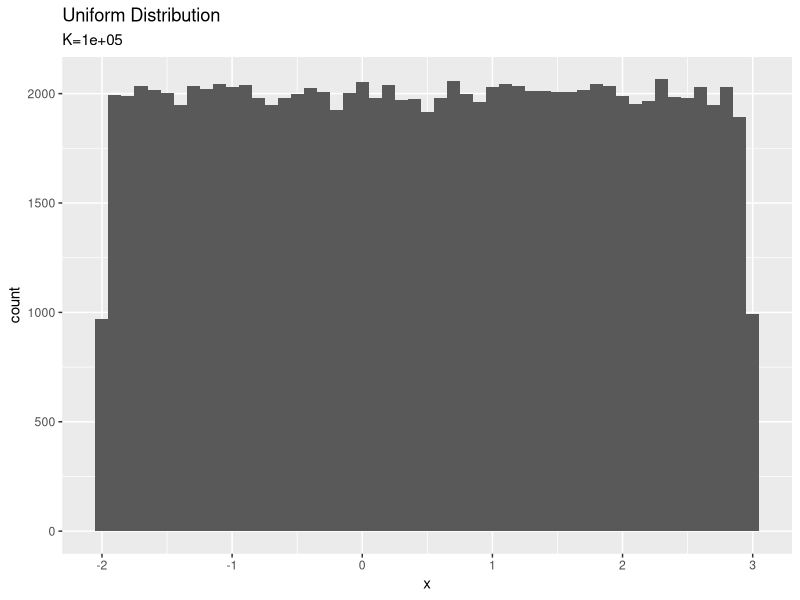
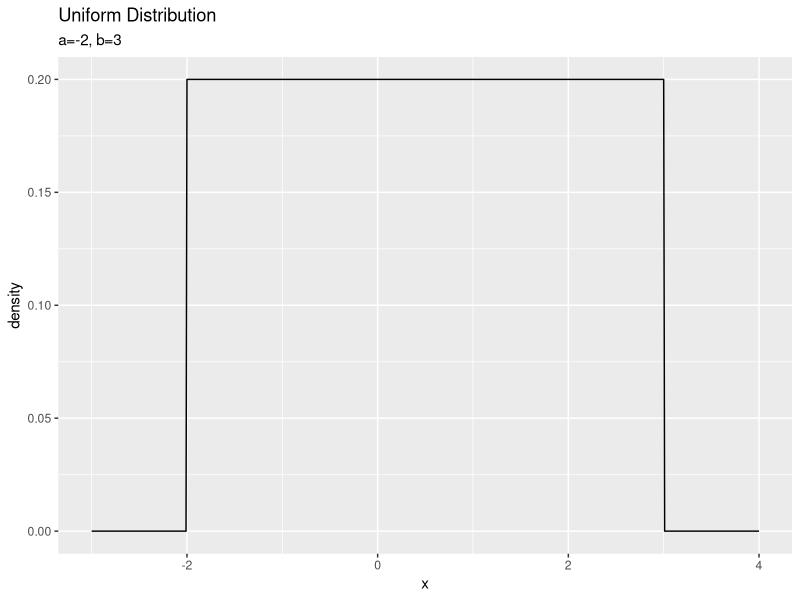
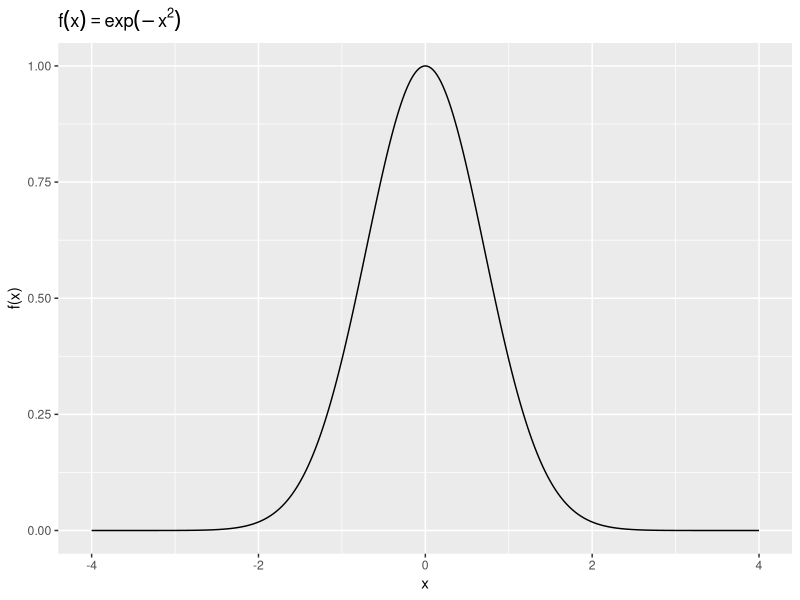
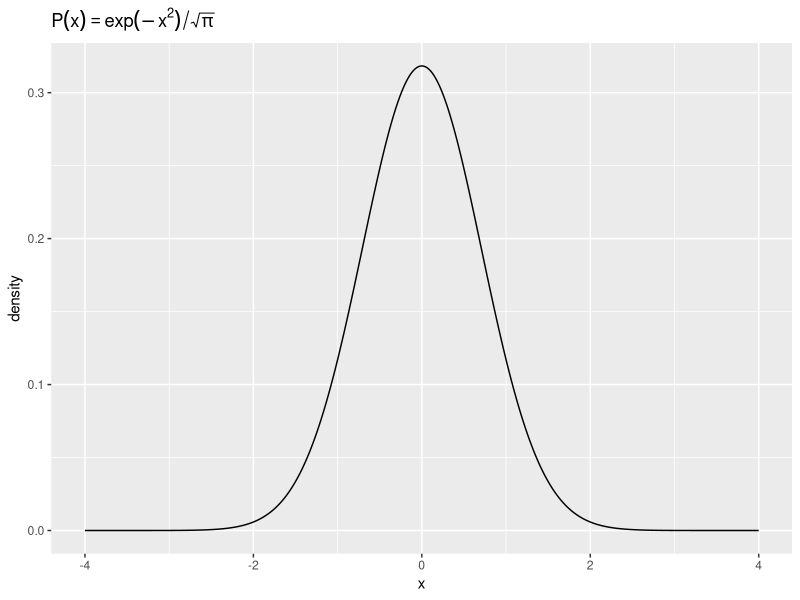
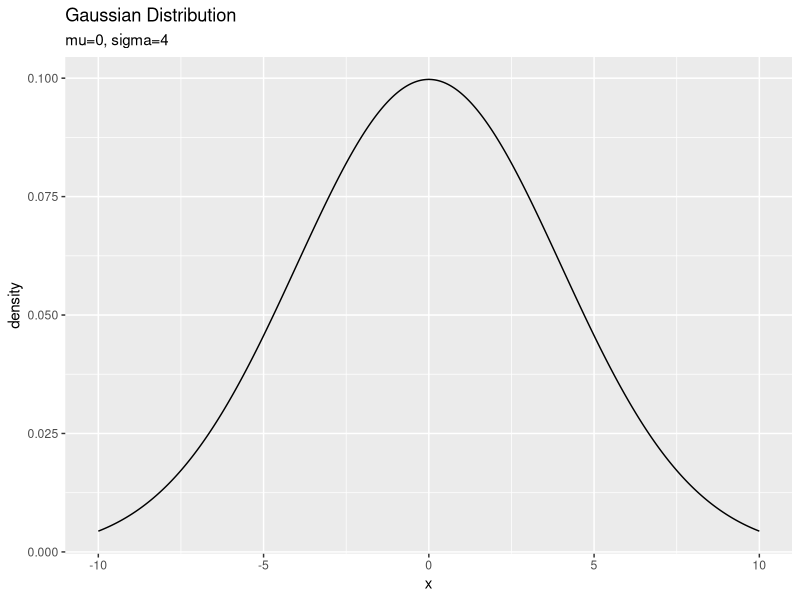

Generate these figures, in order, with R: (Note: this script raises an error after producing the figures.)

# Chapter 2 そもそもモンテカルロ法とは -------------------------------------------------

# 利用パッケージ
library(tidyverse)
library(gganimate)


# 2.1 そもそも乱数とは ------------------------------------------------------------

# 2.1.1 一様乱数 -------------------------------------------------------

# 乱数の個数を指定
K <- 100000

# 一様分布の最小値を指定
a <- -2

# 一様分布の最大値を指定
b <- 3

# 一様乱数をデータフレームに格納
uniform_df <- tibble(
  x = runif(n = K, min = a, max = b) # 乱数を生成
)

# ヒストグラムをプロット
ggplot(uniform_df, aes(x = x)) + 
  geom_histogram(binwidth = 0.1) + 
  labs(title = "Uniform Distribution", 
       subtitle = paste0("K=", K))


# x軸の値と対応する確率密度をデータフレームに格納
uniform_df <- tibble(
  x = seq(a - 1, b + 1, 0.01), # x軸の描画範囲
  P_x = dunif(x = x, min = a, max = b) # 確率密度を計算
)

# 一様分布をプロット
ggplot(uniform_df, aes(x = x, y = P_x)) + 
  geom_line() + # 折れ線グラフ
  labs(title = "Uniform Distribution", 
       subtitle = paste0("a=", a, ", b=", b), 
       y = "density")


# 2.1.2 ガウス乱数(正規乱数) -------------------------------------------------------

### 図2.1 ガウス関数 -----

# ガウス乱数をデータフレームに格納
gaussian_function_df <- tibble(
  x = seq(-4, 4, 0.01), 
  f_x = exp(-x^2)
)

# ガウス関数をプロット
ggplot(gaussian_function_df, aes(x = x, y = f_x)) + 
  geom_line() + 
  labs(title = expression(f(x) == exp(-x^2)), 
       y = "f(x)", x = "x")


### ガウス分布:(平均0,標準偏差1/√2)

# 作図用のデータフレームを作成
gaussian_distribution_df <- tibble(
  x = seq(-4, 4, 0.01), 
  P_x = exp(-x^2) / pi
)

# ガウス分布をプロット
ggplot(gaussian_distribution_df, aes(x = x, y = P_x)) + 
  geom_line() + 
  labs(title = expression(P(x) == exp(-x^2) / sqrt(pi)), 
       y = "density", x = "x")


### 図2.2 ガウス分布:(平均mu,標準偏差sigma) -----

# パラメータを指定
mu <- 0
sigma <- 4

# 作図用のデータフレームを作成
gaussian_distribution_df <- tibble(
  x = seq(-10, 10, 0.01), 
  C_N = sqrt(2 * pi) * sigma, # 規格化定数
  P_x = exp(-(x - mu)^2 / (2 * sigma^2)) / C_N, # 確率密度
  #P_x = dnorm(x = x, mean = mu, sd = sigma) # 確率密度
)

# ガウス分布をプロット
ggplot(gaussian_distribution_df, aes(x = x, y = P_x)) + 
  geom_line() + 
  labs(title = "Gaussian Distribution", 
       subtitle = paste0("mu=", mu, ", sigma=", sigma),
       y = "density", x = "x")


### 図2.3 中心極限定理 -----

# 一様分布の範囲を指定
a <- -0.5
b <- 0.5

# 誤差の種類数を指定
K <- 100

# 誤差を生成
sum_error <- 0 # 変数を初期化
for(k in 1:K) {
  # 一様乱数生成
  k_error <- runif(n = 1000000, min = -a, max = b)
  
  # 誤差を加算
  sum_error <- sum_error + k_error
}

# 作図用のデータフレームを作成
error_df = tibble(
  error = sum_error
)

# for()無しver
error_df <- runif(n = 1000000 * K, min = a, max = b) %>% 
  matrix(ncol = K) %>% 
  rowSums() %>% 
  tibble(error = .)

# ヒストグラムをプロット
ggplot(error_df, aes(x = error / sqrt(K))) + 
  geom_histogram(binwidth = 0.1) + 
  labs(subtitle = (paste0("K=", K)), 
       x = expression(x / K^0.5))


### アニメーション -----

# 一様分布の範囲を指定
a <- -0.5
b <- 0.5

# 誤差の種類を指定
K <- 100

# 作図用のデータフレームを作成
error_animation_df <- tibble() # 変数を初期化
for(k in 1:K) {
  # k種類の誤差を加算
  tmp_df <- (runif(n = 10000 * k, min = a, max = b) / sqrt(k)) %>% # (x / √K)としている
    matrix(ncol = k) %>% 
    rowSums() %>% 
    tibble(
      error = ., 
      k = as.factor(k)
    )
  
  # 計算結果を結合
  error_animation_df <- rbind(error_animation_df, tmp_df)
}

# 作図
error_animation <- ggplot(error_animation_df, aes(x = error)) + 
  geom_histogram(binwidth = 0.1) + 
  gganimate::transition_manual(k) + # フレーム
  labs(subtitle = "K={current_frame}", 
       x = expression(x / K^0.5))

# gif画像を作成
gganimate::animate(error_animation, nframes = K, fps = 5)


# 2.2 一様乱数を用いた積分 ----------------------------------------------------------

# 2.2.1 一様乱数を用いた円周率の計算 ----------------------------------------------------

### 図2.4 扇形の面積の求め方 -----

# 扇形のラインのデータフレームを作成
circle_df <- tibble(
  x = seq(0, 1, 0.01), 
  y = sqrt(1 - x^2)
)

# 扇形のラインを作図
ggplot(circle_df, aes(x = x, y = y)) + 
  geom_line() + 
  coord_fixed() + # 縦横比を固定
  labs(title = expression(x^2 + y^2 == 1))


# 繰り返し回数を指定
K <- 1000

# 変数を初期化
n_in <- 0
sample_x <- NULL
sample_y <- NULL

# Main loop
for(k in 1:K) {
  # 乱数を生成
  x <- runif(n = 1, min = 0, max = 1)
  y <- runif(n = 1, min = 0, max = 1)
  
  # サンプルを記録
  sample_x <- c(sample_x, x)
  sample_y <- c(sample_y, y)
  
  # 扇形内のサンプルをカウント
  if(x^2 + y^2 < 1) { # 乱数が扇の中のとき
    n_in <- n_in + 1
  }
  
  # 途中経過を表示
  print(paste0("iteration: ", k, ", rate: ", round(n_in / k, 3)))
}

# 乱数をデータフレームに格納
sample_df <- tibble(
  x = sample_x, 
  y = sample_y, 
  label = dplyr::if_else(
    x^2 + y^2 < 1, true = "in", false = "out"
  )
)

# サンプルを確認
ggplot() + 
  geom_line(data = circle_df, aes(x = x, y = y), size = 1) + # 扇形のライン
  geom_point(data = sample_df, aes(x = x, y = y, color = label)) + # 乱数の散布図
  coord_fixed() + # 縦横比を固定
  labs(title = expression(x^2 + y^2 < 1), 
       subtitle = paste0("K=", K, ", N_in=", n_in))


### 図2.5 扇形の面積の推移 -----

# 繰り返し回数を指定
K <- 1000

# シミュレーション回数を指定
n_simu <- 100

# シミュレーション
res_df <- tibble() # 変数を初期化
for(s in 1:n_simu) {
  # Main loopの処理
  tmp_df <- tibble(
    x = runif(n = K, min = 0, max = 1), 
    y = runif(n = K, min = 0, max = 1), 
    label = dplyr::if_else(
      x^2 + y^2 < 1, true = TRUE, false = FALSE
    ), # 扇形の中か判定
    k = 1:K, # 繰り返し回数
    simulation = as.factor(s) # 何回目のシミュレーションか
  ) %>% 
    dplyr::mutate(rate_in = cumsum(label) / k) # k回目におけるin率を計算
  
  # 結果を結合
  res_df <- rbind(res_df, tmp_df)
  
  # 途中経過を表示
  print(paste0(
    "simulation: ", s, ", E: ", round(tmp_df[["rate_in"]][K], 3)
  ))
}

# 推移をプロット
ggplot(res_df, aes(x = k, y = rate_in, color = simulation)) + 
  geom_line(alpha = 0.5) + # 面積(in率)の推移
  geom_hline(aes(yintercept = pi / 4), linetype = "dashed") + # 真の面積
  theme(legend.position = "none") + # 凡例
  labs(title = expression(N[("in")] / K), 
       subtitle = paste0("simulation:", n_simu), 
       y = "rate")


# 2.2.2 一様乱数を用いた定積分 ----------------------------------------------------

### 図2.6 扇形の面積 -----

# 繰り返し回数を指定
K <- 1000

# 積分する範囲を指定
a <- 0
b <- 1

# シミュレーション回数を指定
n_simu <- 100

# シミュレーション
res_df <- tibble() # 初期化
for(s in 1:n_simu) {
  # Main loopの処理
  tmp_df <- tibble(
    x = runif(n = K, min = a, max = b), # 乱数を生成
    f_x = sqrt(1 - x^2), 
    k = 1:K, # 繰り返し回数
    simulation = as.factor(s) # 何回目のシミュレーションか
  ) %>% 
    dplyr::mutate(E_f_x = cumsum(f_x) / k) # 平均値を計算
  
  # 結果を結合
  res_df <- rbind(res_df, tmp_df)
  
  # 途中経過を表示
  print(paste0(
    "simulation: ", s, ", E: ", round(tmp_df[["E_f_x"]][K], 3)
  ))
}

# 推移をプロット
ggplot(res_df, aes(x = k, y = E_f_x, color = simulation)) + 
  geom_line(alpha = 0.5) + # 面積の推移
  geom_hline(aes(yintercept = pi / 4), linetype = "dashed") + # 真の値
  theme(legend.position = "none") + # 凡例
  labs(title = expression(f(x) == sqrt(1 - x^2)), 
       subtitle = paste0("a=", a, ", b=", b, ", simulation:", n_simu), 
       y = "E[f(x)]")


# 2.2.3 ガウス積分 -------------------------------------------------------------

### 図2.7 ガウス分布の積分値 -----

# 積分範囲を指定
a = 2

# ガウス分布のデータフレームを作成
gaussian_distribution_df <- tibble(
  x = seq(-a, a, 0.01), # x軸の描画範囲
  P_x = exp(-x^2 / 2) / sqrt(2 * pi) # 確率密度
)

# ガウス分布をプロット
ggplot(gaussian_distribution_df, aes(x = x, y = P_x)) + 
  geom_line() + 
  labs(title = "Gaussian Distribution", 
       subtitle = expression(paste(mu == 0, ", ", sigma == 1)), 
       y = "density")


# 繰り返し回数を指定
K <- 1000

# シミュレーション回数を指定
n_simu <- 100

# シミュレーション
res_df <- tibble() # 初期化
for(s in 1:n_simu) {
  # Main loopの処理
  tmp_df <- tibble(
    x = runif(n = K, min = -a, max = a), # 乱数を生成
    #P_x = exp(-x^2 / 2) / sqrt(2 * pi), # 確率密度
    P_x = dnorm(x = x, mean = 0, sd = 1), # 確率密度
    k = 1:K, # 繰り返し番号
    simulation = as.factor(s) # シミュレーション番号
  ) %>% 
    dplyr::mutate(E_P_x = cumsum(P_x) / k) # 平均値を計算
  
  # 結果を結合
  res_df <- rbind(res_df, tmp_df)
  
  # 途中経過を表示
  print(paste0(
    "simulation: ", s, ", E: ", round(tmp_df[["E_P_x"]][K], 3)
  ))
}

# 推移をプロット
ggplot(res_df, aes(x = k, y = E_P_x * 2 * a, color = simulation)) + 
  geom_line(alpha = 0.5) + # 積分値の推移
  geom_hline(aes(yintercept = 1), linetype = "dashed") + # 真の値
  ylim(c(0, 4)) + # y軸の表示範囲
  theme(legend.position = "none") + # 凡例
  labs(title = expression(f(x) == N(x, mu == 0, sigma == 1)), 
       subtitle = paste0("a=", a), 
       y = "E[f(x)]")


# 2.3 期待値と積分 --------------------------------------------------------------

# 繰り返し回数を指定
K <- 1000

# シミュレーション回数を指定
n_simu <- 100

# シミュレーション
res_df <- tibble() # 初期化
for(s in 1:n_simu) {
  # Main loopの処理
  tmp_df <- tibble(
    x = runif(n = K, min = 0, max = 1), # 乱数を生成
    y = runif(n = K, min = 0, max = 1), # 乱数を生成
    label = dplyr::if_else(
      x^2 + y^2 < 1, true = TRUE, false = FALSE
    ), # 扇形の中か判定
    f_xy = dplyr::if_else(
      label == TRUE, true = sqrt(1 - x^2 - y^2), false = 0
    ), # 扇形の中のとき面積を計算:式(2.9)
    k = 1:K, # 繰り返し番号
    simulation = as.factor(s) # シミュレーション番号
  ) %>% 
    dplyr::mutate(n_in = cumsum(label)) %>% # 扇形の中の数
    dplyr::mutate(E_f_xy = cumsum(f_xy) / n_in) # zの平均値を計算
  
  # 結果を結合
  res_df <- rbind(res_df, tmp_df)
  
  # 途中経過を表示
  print(paste0(
    "simulation: ", s, ", E: ", round(tmp_df[["E_f_xy"]][K], 3)
  ))
}

# 推移をプロット
ggplot(res_df, aes(x = k, y = E_f_xy * 2 * pi, color = simulation)) + 
  geom_line(alpha = 0.5) + # 体積の推移
  geom_hline(aes(yintercept = 4 * pi / 3), linetype = "dashed") + # 真の体積
  theme(legend.position = "none") + # 凡例
  labs(title = expression(f(x, y) == 2 * pi * sqrt(1 - x^2 - y^2)), 
       subtitle = paste0("simulation: ", n_simu), 
       y = "E[f(x, y)]")


# 2.4 ガウス乱数を用いた期待値の計算 -----------------------------------------------------

# 2.4.2 ガウス分布から得られる期待値 -----------------------------------------------------

# 繰り返し回数を指定
K <- 1000

# パラメータを指定
mu <- 0
sigma <- 1

# シミュレーション回数を指定
n_simu <- 100

# シミュレーション
res_df <- tibble() # 初期化
for(s in 1:n_simu) {
  # Main loopの処理
  tmp_df <- tibble(
    x = rnorm(n = K, mean = mu, sd = sigma), # 乱数を生成
    f_x = x, 
    f_x2 = x^2, 
    k = 1:K, # 繰り返し番号
    simulation = as.factor(s) # シミュレーション番号
  ) %>% 
    dplyr::mutate(E_f_x = cumsum(f_x) / k)%>%  # 平均値を計算
    dplyr::mutate(E_f_x2 = cumsum(f_x2) / k) # 平均値を計算
  
  # 結果を結合
  res_df <- rbind(res_df, tmp_df)
  
  # 途中経過を表示
  print(paste0(
    "simulation: ", s, 
    ", E[x]: ", round(tmp_df[["E_f_x"]][K], 3), 
    ", E[x^2]: ", round(tmp_df[["E_f_x2"]][K], 3)
  ))
}

# xの期待値の推移をプロット
ggplot(res_df, aes(x = k, y = E_f_x, color = simulation)) + 
  geom_line(alpha = 0.5) + # 期待値の推移
  geom_hline(aes(yintercept = mu), linetype = "dashed") + # 真の値
  theme(legend.position = "none") + # 凡例
  labs(title = expression(paste(f(x) == x, ", ", x %~% N(mu == 0, sigma == 1))), 
       subtitle = paste0("mu=", 0, ", sigma=", 1), 
       y = "E[x]")

# xの2乗の期待値の推移をプロット
ggplot(res_df, aes(x = k, y = E_f_x2, color = simulation)) + 
  geom_line(alpha = 0.5) + # 期待値の推移
  geom_hline(aes(yintercept = mu^2 + sigma^2), linetype = "dashed") + # 真の値
  theme(legend.position = "none") + # 凡例
  labs(title = expression(paste(f(x) == x^2, ", ", x %~% N(mu == 0, sigma == 1))), 
       subtitle = paste0("mu=", 0, ", sigma=", 1), 
       y = "E[x^2]")
